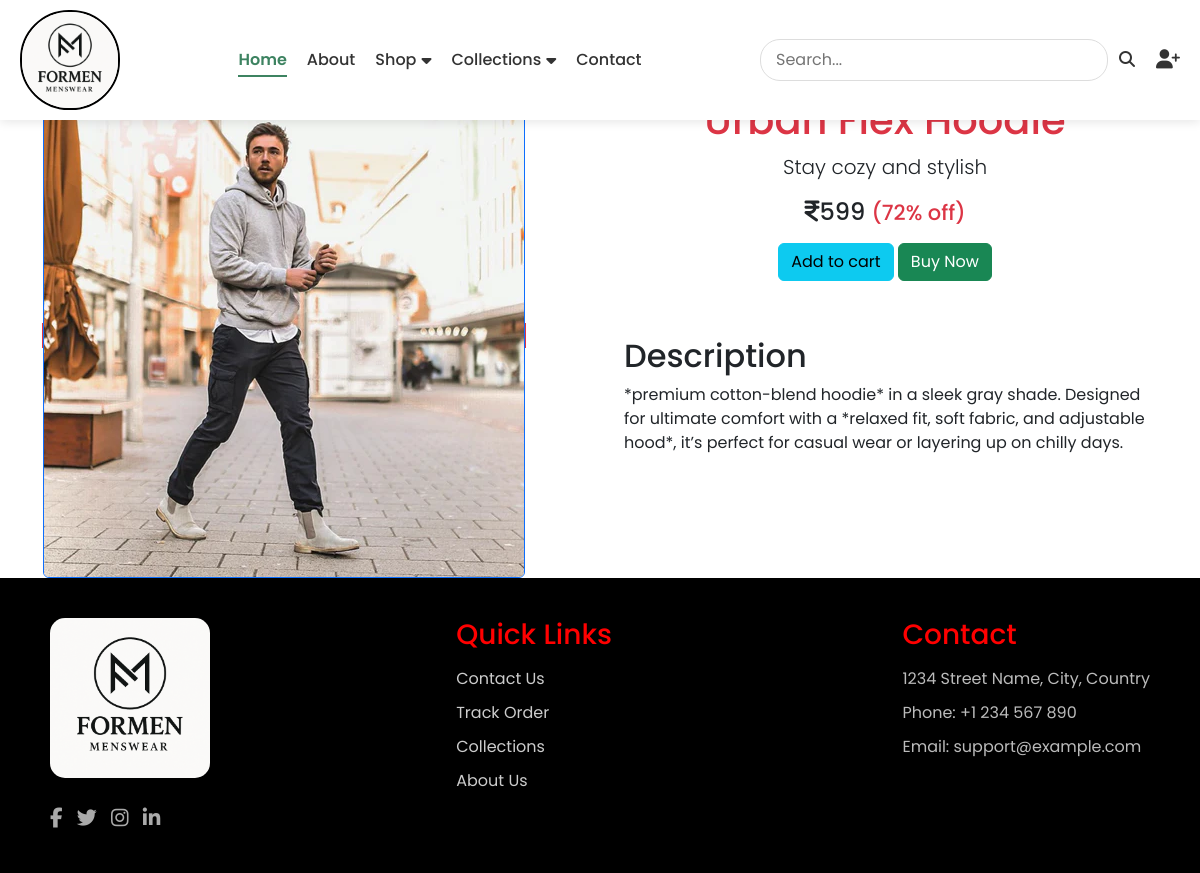
The page /clothe_details/1/ on the database its author committed.
### core/models.py (models this page shows, shortened)
class DeeceCategory(models.Model):
    CATEGORY_CHOICES = [
        ('MEN', 'Men'),
        ('WOMEN', 'Women'),
        ('KIDS', 'Kids'),
        ('HOODJACK', 'Hoodjack'),
        ('ACCESSORIES', 'Accessories'),
    ]
    name = models.CharField(max_length=250)
    category = models.CharField(max_length=250, choices=CATEGORY_CHOICES)
    small_descp = models.CharField(max_length=250)
    desc = models.TextField()
    og_price = models.IntegerField()
    image = models.ImageField(upload_to='core/')

### core/views.py (the view)
# urls.py: path('clothe_details/<int:id>/', views.clothe_details, name='clothe_details'),
def clothe_details(request, id):
    cd = DeeceCategory.objects.get(pk=id)
    return render(request, 'core/clothe_details.html', {'cd':cd})

### core/templates/core/clothe_details.html (shortened to what this page needs)
{% extends "core/base.html" %}
{% load static %}
{% block content %}
<br><br><br>
<div class="container petdetails">
    <br>
    <div class="row">
        <div class="col-sm-6">
            <span class="border border-danger">
                <img src="{{cd.image.url}}" class="img-fluid rounded border border-primary" alt="Responsive image" >
            </span>
        </div>
        <div class="col-sm-6">
            <div class="container">
                <h1 class="jumbotron-heading text-center text-danger">{{cd.name}}</h1>
                <p class="lead text-center">{{cd.small_descp}}</p>
                <div class="text-center">
                    <h4 class="font-weight-bold"><i class="fa-solid fa-indian-rupee-sign"></i>{{cd.og_price}} <small class="fw-light rupee">{{dc.original_price}}</small> <small class="text-danger">(72% off)</small></h4>
                    <a href="" class="btn btn-info my-2 mr-2">Add to cart</a>
                    <a href="" class="btn btn-success my-2">Buy Now</a>
                </div>
                <div class="description">
                    <h2 class="jumbotron-heading mt-5">Description</h2>
                    {{cd.desc}}
                </div>
            </div>
        </div>
    </div>
    </div>
{% endblock content %}

### core/static/core/css/core.css (style rules this page uses)
body { margin: 0; padding: 0; box-sizing: border-box; font-family: 'Poppins', sans-serif; }

### core/templates/core/footer.html (style rules this page uses)
.bodysss { display: flex; margin:0px; flex-direction: column; min-height: 100vh; }

### rows shown on the page
DeeceCategory: image (picture), name "Urban Flex Hoodie", small_descp "Stay cozy and stylish", og_price "599", desc "*premium cotton-blend hoodie* in a sleek gray shade. Designed for ultimate comfort with a *relaxed fit, soft fabric, and adjustable hood*, it’s perfect for casual wear or layering up on chilly days."
